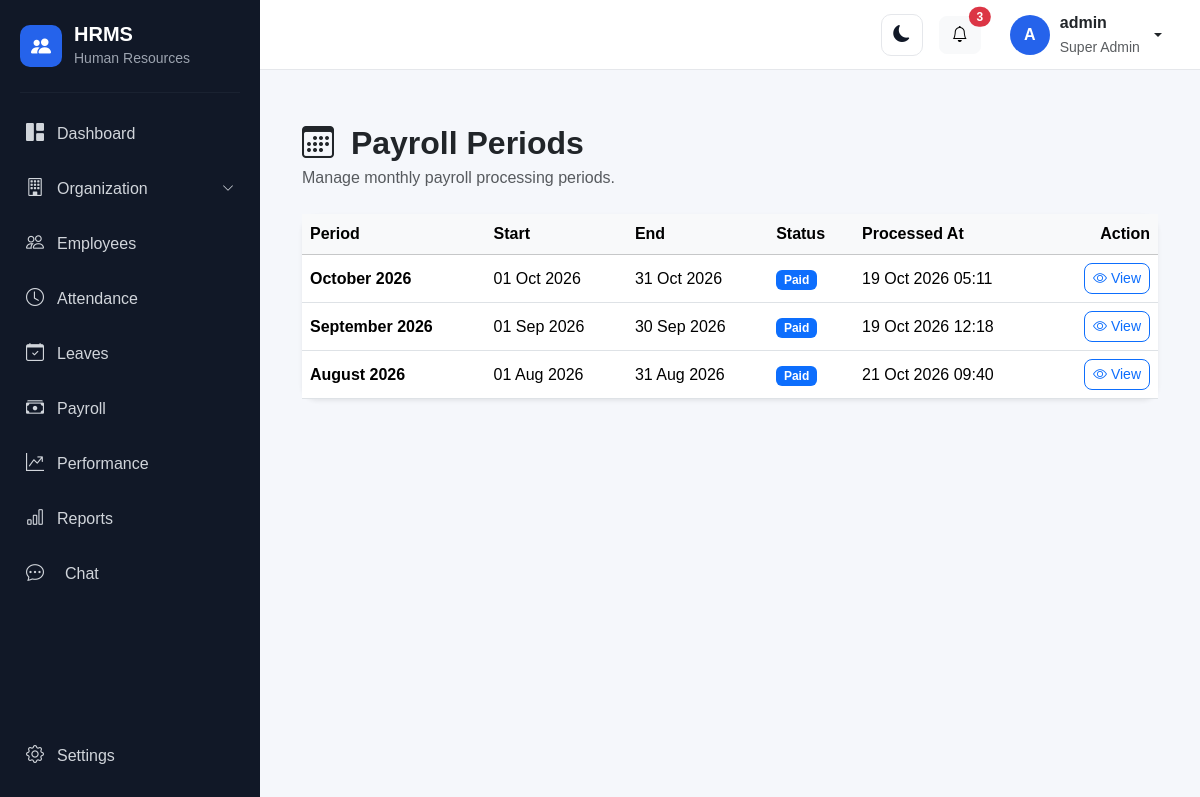
The app's page /payroll/periods/ (signed in) with its own data.
### account/models.py (models this page shows, shortened)
class User(AbstractUser):
    class Role(models.TextChoices):
        SUPER_ADMIN = "SUPER_ADMIN", "Super Admin"
        HR_ADMIN = "HR_ADMIN", "HR Admin"
        MANAGER = "MANAGER", "Manager"
        EMPLOYEE = "EMPLOYEE", "Employee"
        RECRUITER = "RECRUITER", "Recruiter"
        PAYROLL_ADMIN = "PAYROLL_ADMIN", "Payroll Admin"
    objects = HRMSUserManager()
    role = models.CharField(
        max_length=30,
        choices=Role.choices,
        default=Role.EMPLOYEE,
    )
    phone = models.CharField(
        max_length=15,
        blank=True,
        null=True,
    )
    profile_picture = models.ImageField(
        upload_to="profile_pictures/",
        blank=True,
        null=True,
    )
    must_change_password = models.BooleanField(
        default=False,
        help_text="If enabled, the user must change their password after logging in.",
    )

### payroll/models.py (models this page shows, shortened)
class PayrollPeriod(models.Model):
    class Status(models.TextChoices):
        DRAFT = "DRAFT", "Draft"
        PROCESSING = "PROCESSING", "Processing"
        PROCESSED = "PROCESSED", "Processed"
        PAID = "PAID", "Paid"
        CANCELLED = "CANCELLED", "Cancelled"
    month = models.PositiveSmallIntegerField()
    year = models.PositiveIntegerField()
    start_date = models.DateField()
    end_date = models.DateField()
    status = models.CharField(
        max_length=20,
        choices=Status.choices,
        default=Status.DRAFT,
    )
    processed_at = models.DateTimeField(
        null=True,
        blank=True,
    )
    processed_by = models.ForeignKey(
        settings.AUTH_USER_MODEL,
        on_delete=models.SET_NULL,
        null=True,
        blank=True,
        related_name="processed_payroll_periods",
    )
    notes = models.TextField(
        blank=True,
        null=True,
    )
    created_at = models.DateTimeField(auto_now_add=True)
    updated_at = models.DateTimeField(auto_now=True)
    class Meta:
        ordering = ["-year", "-month"]
        constraints = [
            models.UniqueConstraint(
                fields=["month", "year"],
                name="unique_payroll_period",
            )
        ]
    @property
    def display_name(self):
        return self.start_date.strftime("%B %Y")

### payroll/views.py (the view)
# urls.py: path("periods/", views.period_list, name="period_list"),
@login_required
def period_list(request):
    current_employee = require_payroll_access(request)
    if not current_employee:
        return HttpResponseForbidden(
            "You do not have permission to view payroll periods."
        )
    periods = PayrollPeriod.objects.all()
    context = {
        "periods": periods,
        "current_employee": current_employee,
    }
    return render(
        request,
        "payroll/period_list.html",
        context,
    )

### payroll/views.py (called while the page is built)
def get_current_employee(request):
    try:
        employee = request.user.employee_profile
    except Employee.DoesNotExist:
        return None
    if employee.employment_status in [
        Employee.EmploymentStatus.ACTIVE,
        Employee.EmploymentStatus.BENCH,
        Employee.EmploymentStatus.ON_LEAVE,
    ]:
        return employee
    return None

def require_payroll_access(request):
    employee = get_current_employee(request)
    if not employee:
        return None
    if employee.role not in [
        Employee.Role.SUPER_ADMIN,
        Employee.Role.HR_ADMIN,
        Employee.Role.MANAGER,
        Employee.Role.EMPLOYEE,
    ]:
        return None
    return employee

### templates/payroll/period_list.html (shortened to what this page needs)
{% extends "base.html" %}
{% block content %}
<div class="container-fluid py-4">
    <div class="d-flex justify-content-between align-items-center mb-4">
        <div>
            <h2 class="fw-bold mb-1">
                <i class="bi bi-calendar3 me-2"></i>
                Payroll Periods
            </h2>
            <p class="text-muted mb-0">
                Manage monthly payroll processing periods.
            </p>
        </div>
    </div>
    <div class="card border-0 shadow-sm">
        <div class="card-body p-0">
            {% if periods %}
            <div class="table-responsive">
                <table class="table table-hover align-middle mb-0">
                    <thead class="table-light">
                        <tr>
                            <th>Period</th>
                            <th>Start</th>
                            <th>End</th>
                            <th>Status</th>
                            <th>Processed At</th>
                            <th class="text-end">Action</th>
                        </tr>
                    </thead>
                    <tbody>
                    {% for period in periods %}
                    <tr>
                        <td class="fw-semibold">
                            {{ period.display_name }}
                        </td>
                        <td>
                            {{ period.start_date|date:"d M Y" }}
                        </td>
                        <td>
                            {{ period.end_date|date:"d M Y" }}
                        </td>
                        <td>
                            {% if period.status == "DRAFT" %}
                                <span class="badge bg-secondary">
                                    Draft
                                </span>
                            {% elif period.status == "PROCESSING" %}
                                <span class="badge bg-warning text-dark">
                                    Processing
                                </span>
                            {% elif period.status == "PROCESSED" %}
                                <span class="badge bg-success">
                                    Processed
                                </span>
                            {% elif period.status == "PAID" %}
                                <span class="badge bg-primary">
                                    Paid
                                </span>
                            {% elif period.status == "CANCELLED" %}
                                <span class="badge bg-danger">
                                    Cancelled
                                </span>
                            {% endif %}
                        </td>
                        <td>
                            {% if period.processed_at %}
                                {{ period.processed_at|date:"d M Y H:i" }}
                            {% else %}
                                —
                            {% endif %}
                        </td>
                        <td class="text-end">
                            <a href="{% url 'payroll:period_detail' period.pk %}"
                               class="btn btn-sm btn-outline-primary">
                                <i class="bi bi-eye"></i>
                                View
                            </a>
                        </td>
                    </tr>
                    {% endfor %}
                    </tbody>
                </table>
            </div>
            {% endif %}
        </div>
    </div>
</div>
{% endblock %}

### templates/base.html (shortened to what this page needs)
{% load static %}
<!DOCTYPE html>
<html lang="en">
<head>
    <link href="https://cdn.jsdelivr.net/npm/bootstrap@5.3.3/dist/css/bootstrap.min.css" rel="stylesheet">
    <link rel="stylesheet" href="https://cdn.jsdelivr.net/npm/bootstrap-icons@1.11.3/font/bootstrap-icons.min.css">
    <link rel="stylesheet" href="{% static 'css/style.css' %}">
</head>
<body>
    <div class="d-flex min-vh-100">
        <aside class="sidebar" id="sidebar">
            <div class="sidebar-brand">
                <div class="brand-icon">
                    <i class="bi bi-people-fill"></i>
                </div>
                <div>
                    <h5 class="mb-0">
                        HRMS
                    </h5>
                    <small>
                        Human Resources
                    </small>
                </div>
            </div>
            <hr>
            <nav class="sidebar-menu">
                <a href="{% url 'dashboard' %}" class="sidebar-link">
                    <i class="bi bi-grid-1x2-fill"></i>
                    <span>
                        Dashboard
                    </span>
                </a>
                {% if user.role == "SUPER_ADMIN" %}
                <a class="sidebar-link" data-bs-toggle="collapse" href="#organizationMenu" role="button"
                    aria-expanded="false" aria-controls="organizationMenu">
                    <i class="bi bi-building"></i>
                    <span class="flex-grow-1">
                        Organization
                    </span>
                    <i class="bi bi-chevron-down organization-arrow"></i>
                </a>
                {% endif %}
                <a href="{% url 'employee_list' %}" class="sidebar-link">
                    <i class="bi bi-people"></i>
                    <span>
                        Employees
                    </span>
                </a>
                <a href="{% url 'attendance_dashboard' %}" class="sidebar-link">
                    <i class="bi bi-clock"></i>
                    <span>
                        Attendance
                    </span>
                </a>
                <a href="{% url 'leave_dashboard' %}" class="sidebar-link">
                    <i class="bi bi-calendar-check"></i>
                    <span>
                        Leaves
                    </span>
                </a>
                <a href="{% url 'payroll:payroll_dashboard' %}" class="sidebar-link">
                    <i class="bi bi-cash-stack"></i>
                    <span>
                        Payroll
                    </span>
                </a>
                <a href="{% url 'performance:dashboard' %}" class="sidebar-link">
                    <i class="bi bi-graph-up-arrow"></i>
                    <span>
                        Performance
                    </span>
                </a>
                {% if user.role == "HR_ADMIN" or user.role == "SUPER_ADMIN" %}
                <a href="{% url 'reports:dashboard' %}" class="sidebar-link">
                    <i class="bi bi-bar-chart"></i>
                    <span>
                        Reports
                    </span>
                </a>
                {% endif %}
                <a href="{% url 'chat:home' %}"
                    class="sidebar-link {% if request.resolver_match.namespace == 'chat' %}active{% endif %}">
                    <i class="bi bi-chat-dots me-2"></i>
                    <span>Chat</span>
                </a>
            </nav>
            <div class="sidebar-bottom">
                <a href="{% url 'settings' %}" class="sidebar-link">
                    <i class="bi bi-gear"></i>
                    <span>
                        Settings
                    </span>
                </a>
            </div>
        </aside>
        <div class="main-wrapper">
            <nav class="top-navbar">
                <div class="ms-auto d-flex align-items-center gap-3">
                    <button type="button" class="btn theme-toggle" id="themeToggle" aria-label="Switch to dark mode"
                        title="Switch to dark mode">
                        <i class="bi bi-moon-fill" id="themeToggleIcon"></i>
                    </button>
                    <button type="button" class="btn btn-light position-relative">
                        <i class="bi bi-bell"></i>
                        <span class="position-absolute top-0 start-100 translate-middle badge rounded-pill bg-danger">
                            3
                        </span>
                    </button>
                    <div class="dropdown">
                        <button type="button" class="btn user-menu dropdown-toggle" data-bs-toggle="dropdown">
                            <div class="user-avatar">
                                {{ user.first_name|first|default:user.username|first|upper }}
                            </div>
                            <div class="d-none d-md-block text-start">
                                <div class="fw-semibold">
                                    {{ user.get_full_name|default:user.username }}
                                </div>
                                <small class="text-muted">
                                    {{ user.get_role_display }}
                                </small>
                            </div>
                        </button>
                    </div>
                </div>
            </nav>
            <main class="content-area">
                {% block content %}
                {% endblock %}
            </main>
        </div>
    </div>
</body>
</html>

### static/css/style.css (style rules this page uses)
body { margin: 0; background: #f5f7fb; font-family: Arial, sans-serif; }
.sidebar { width: 260px; min-height: 100vh; background: #111827; color: white; position: fixed; left: 0; top: 0; z-index: 1000; display: flex; flex-direction: column; }
.sidebar-brand { padding: 22px 20px; display: flex; align-items: center; gap: 12px; }
.brand-icon { width: 42px; height: 42px; border-radius: 10px; background: #2563eb; display: flex; align-items: center; justify-content: center; font-size: 20px; }
.sidebar-brand h5 { font-weight: 700; }
.sidebar-brand small { color: #9ca3af; }
.sidebar hr { border-color: #374151; margin: 0 20px 15px; }
.sidebar-menu { padding: 0 12px; }
.sidebar-link { color: #d1d5db; text-decoration: none; display: flex; align-items: center; gap: 13px; padding: 12px 14px; margin-bottom: 4px; border-radius: 8px; transition: 0.2s; }
.sidebar-link i { font-size: 18px; }
.sidebar-bottom { margin-top: auto; padding: 15px 12px; }
@media (min-width: 992px) { .sidebar { transform: translateX(0); pointer-events: auto; } }
@media (min-width: 992px) { .main-wrapper { margin-left: 260px; width: calc(100% - 260px); } }
.main-wrapper { margin-left: 260px; width: calc(100% - 260px); }
.top-navbar { height: 70px; background: white; border-bottom: 1px solid #e5e7eb; display: flex; align-items: center; padding: 0 25px; }
.user-menu { display: flex; align-items: center; gap: 10px; }
.user-avatar { width: 40px; height: 40px; border-radius: 50%; background: #2563eb; color: white; display: flex; align-items: center; justify-content: center; font-weight: 600; }
.content-area { padding: 30px; }
.card { border-radius: 15px; }
.btn { border-radius: 8px; }
.organization-arrow { font-size: 12px !important; transition: transform 0.2s ease; }
:root { --hrms-page-bg: #f5f7fb; --hrms-surface: #ffffff; --hrms-surface-soft: #f8fafc; --hrms-border: #e5e7eb; --hrms-text: #111827; --hrms-text-secondary: #6b7280; --hrms-input-bg: #ffffff; --hrms-input-text: #1e293b; --hrms-hover: #f8f9fa; }
html.theme-light { color-scheme: light; }
.theme-toggle { width: 42px; height: 42px; display: inline-flex; align-items: center; justify-content: center; padding: 0; background-color: #ffffff; color: #111827; border: 1px solid #e5e7eb; border-radius: 10px !important; opacity: 1; cursor: pointer; transition: background-color 0.2s ease, color 0.2s ease, border-color 0.2s ease; }
.theme-toggle i { font-size: 17px; color: inherit; opacity: 1; }

### records on screen
User: first_name|first "A", get_full_name "admin", role "Super Admin"
PayrollPeriod: display_name "October 2026", start_date "01 Oct 2026", end_date "31 Oct 2026", status "Paid", processed_at "19 Oct 2026 05:11"
PayrollPeriod: display_name "September 2026", start_date "01 Sep 2026", end_date "30 Sep 2026", status "Paid", processed_at "19 Oct 2026 12:18"
PayrollPeriod: display_name "August 2026", start_date "01 Aug 2026", end_date "31 Aug 2026", status "Paid", processed_at "21 Oct 2026 09:40"
